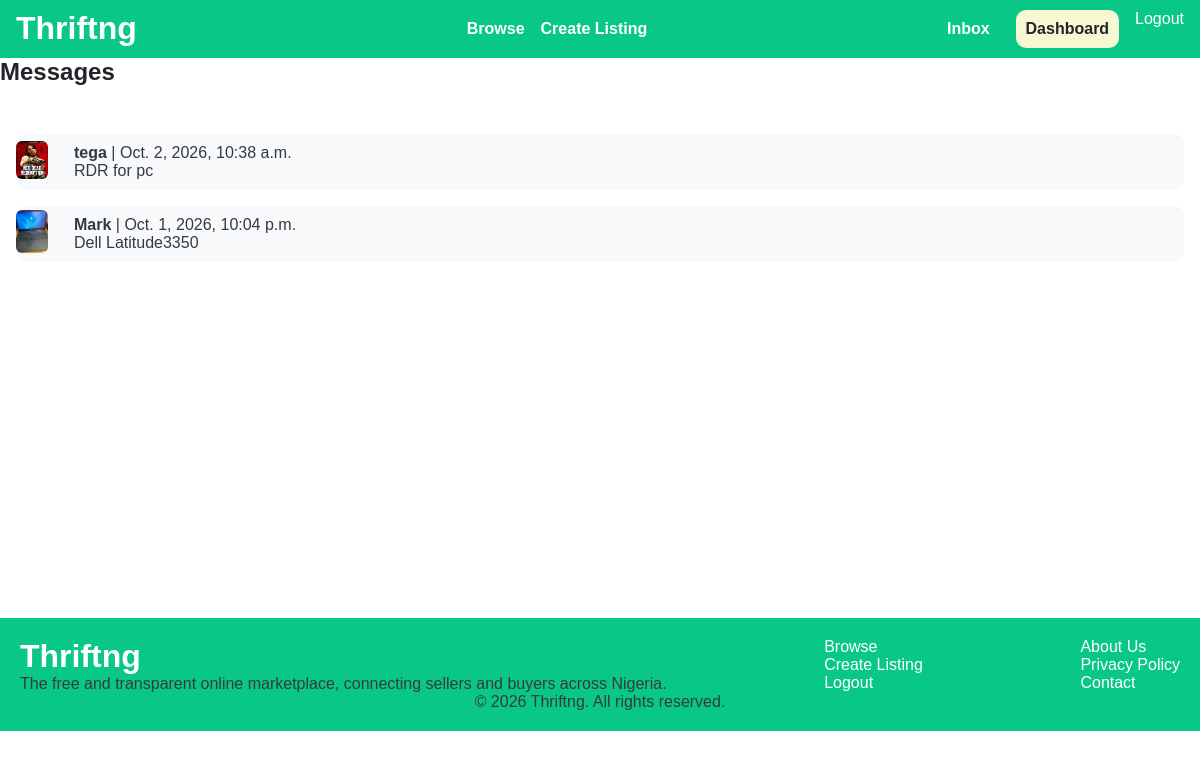
The page /inbox/ (signed in) on the database its author committed.
### conversation/models.py (models this page shows)
class Conversation(models.Model):
    item = models.ForeignKey(Item, related_name="conversations", on_delete=models.CASCADE)
    members = models.ManyToManyField(User, related_name='conversations')
    created_at = models.DateTimeField(auto_now_add=True)
    modified_at = models.DateTimeField(auto_now=True)
    class Meta:
        ordering = ('-modified_at',)

### item/models.py (models this page shows, shortened)
class Item(models.Model):
    category = models.ForeignKey(Category, related_name='Items', on_delete=models.CASCADE)
    name = models.CharField(max_length=255)
    description = models.TextField(blank=True, null=True)
    price = models.FloatField()
    is_sold = models.BooleanField(default=False)
    created_at = models.DateTimeField(auto_now_add=True)
    created_by = models.ForeignKey(User, related_name='Items', on_delete=models.CASCADE)
    image = models.ImageField(upload_to='Item_images', blank=True, null=True)

### conversation/views.py (the view)
# urls.py: path('', views.inbox, name='inbox'),
@login_required
def inbox(request):
   conversations = Conversation.objects.filter(members__in=[request.user.id])
   return render(request, 'conversation/inbox.html', {
       'conversations' : conversations,
   })

### conversation/templates/conversation/inbox.html (shortened to what this page needs)
{% extends 'base.html' %}
{% block content %}
    <h1>Messages</h1>
    <div class="message-space">
        {% for convo in conversations %}
        <a href="{% url 'conversation:chat' convo.id %}">
            <div class="message-card">
                    <div class="message-img"><img src="{{ convo.item.image.url }}" alt="product image"></div>
                    <div class="card-text">
                        <p><strong>{% if convo.item.created_by == request.user %}you{% else %}{{ convo.item.created_by }}{% endif %}</strong> | {{ convo.modified_at }}</p>
                        <p>{{ convo.item.name }}</p>
                    </div>
            </div>
        </a>
        {% endfor %}
    </div>
{% endblock %}

### core/static/style.css (style rules this page uses)
:root { --color-green-500: #09C885; --color-green-600: #079C68; --color-cream-500: #F7F7D2; --color-cream-600: #EDED9B; --color-pure-white: #ffffff; --color-gray-50: #f8f9fa; --color-gray-100: #e9ecef; --color-gray-800: #343a40; --color-gray-900: #212529; --color-error: #fb1919; --color-primary: var(--color-green-500); --color-primary-hover: var(--color-green-600); --color-secondary: var(--color-cream-500); --color-secondary-hover: var(--color-cream-600); --color-bg-page: var(--color-gray-100); --color-bg-card: var(--color-pure-white); --color-bg-surface: var(--color-pure-white); --color-text-main: var(--color-gray-900); --color-text-muted: var(--color-gray-800); --color-text-on-primary: var(--color-pure-white); }
* { margin: 0; box-sizing: border-box; }
body { color: var(--color-text-main); font-family:Arial, Helvetica, sans-serif; }
body a { text-decoration: none; }
body p { font-size: 16px }
.card-text { padding: 10px; }

### core/static/detail.css (style rules this page uses)
a { color: var(--color-text-muted); }

### core/static/inbox.css (style rules this page uses)
.message-space { margin: 1rem 0; padding: 1rem; }
.message-card { display: flex; align-items: center; gap: 1rem; width: 100%; border-radius: 10px; background-color: var(--color-gray-50); margin: 1rem 0; }
.message-card img { width: 2rem; object-fit: cover; border-radius: 6px; }

### rows shown on the page
Conversation: item.image (picture), item.created_by "tega", modified_at "Oct. 2, 2026, 10:38 a.m.", item.name "RDR for pc"
Conversation: item.image (picture), item.created_by "Mark", modified_at "Oct. 1, 2026, 10:04 p.m.", item.name "Dell Latitude3350"
